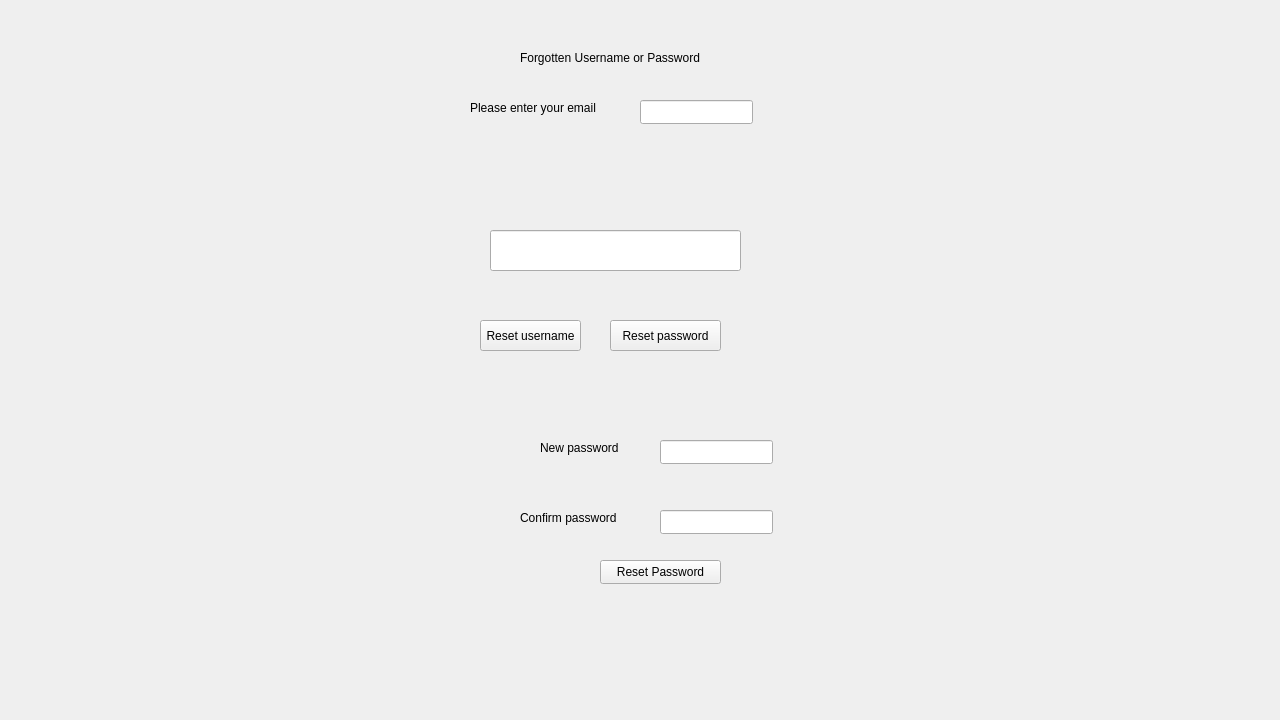
<?xml version="1.0" encoding="UTF-8"?>
<ui version="4.0">
 <class>ResetCredentials</class>
 <widget class="QWidget" name="ResetCredentials">
  <property name="geometry">
   <rect>
    <x>0</x>
    <y>0</y>
    <width>1280</width>
    <height>720</height>
   </rect>
  </property>
  <property name="windowTitle">
   <string>Form</string>
  </property>
  <widget class="QLabel" name="label">
   <property name="geometry">
    <rect>
     <x>520</x>
     <y>50</y>
     <width>411</width>
     <height>16</height>
    </rect>
   </property>
   <property name="text">
    <string>Forgotten Username or Password</string>
   </property>
  </widget>
  <widget class="QLineEdit" name="Email_LE">
   <property name="geometry">
    <rect>
     <x>640</x>
     <y>100</y>
     <width>113</width>
     <height>24</height>
    </rect>
   </property>
  </widget>
  <widget class="QLabel" name="Email_LA">
   <property name="geometry">
    <rect>
     <x>470</x>
     <y>100</y>
     <width>201</width>
     <height>16</height>
    </rect>
   </property>
   <property name="text">
    <string>Please enter your email</string>
   </property>
  </widget>
  <widget class="QLabel" name="email_verified_LA">
   <property name="geometry">
    <rect>
     <x>520</x>
     <y>140</y>
     <width>211</width>
     <height>16</height>
    </rect>
   </property>
   <property name="styleSheet">
    <string notr="true"/>
   </property>
   <property name="text">
    <string/>
   </property>
  </widget>
  <widget class="QLabel" name="security_question_LA">
   <property name="geometry">
    <rect>
     <x>460</x>
     <y>200</y>
     <width>421</width>
     <height>16</height>
    </rect>
   </property>
   <property name="styleSheet">
    <string notr="true"/>
   </property>
   <property name="text">
    <string/>
   </property>
  </widget>
  <widget class="QLineEdit" name="security_question_LE">
   <property name="geometry">
    <rect>
     <x>490</x>
     <y>230</y>
     <width>251</width>
     <height>41</height>
    </rect>
   </property>
  </widget>
  <widget class="QStackedWidget" name="stackedWidget">
   <property name="geometry">
    <rect>
     <x>310</x>
     <y>400</y>
     <width>641</width>
     <height>241</height>
    </rect>
   </property>
   <widget class="QWidget" name="reset_password">
    <widget class="QPushButton" name="confirm_password_PB">
     <property name="geometry">
      <rect>
       <x>290</x>
       <y>160</y>
       <width>121</width>
       <height>24</height>
      </rect>
     </property>
     <property name="text">
      <string>Reset Password</string>
     </property>
    </widget>
    <widget class="QLabel" name="confirm_password_LA">
     <property name="geometry">
      <rect>
       <x>210</x>
       <y>110</y>
       <width>111</width>
       <height>16</height>
      </rect>
     </property>
     <property name="text">
      <string>Confirm password</string>
     </property>
    </widget>
    <widget class="QLineEdit" name="confirm_password_LE">
     <property name="geometry">
      <rect>
       <x>350</x>
       <y>110</y>
       <width>113</width>
       <height>24</height>
      </rect>
     </property>
    </widget>
    <widget class="QLabel" name="new_password_LA">
     <property name="geometry">
      <rect>
       <x>230</x>
       <y>40</y>
       <width>111</width>
       <height>16</height>
      </rect>
     </property>
     <property name="text">
      <string>New password</string>
     </property>
    </widget>
    <widget class="QLineEdit" name="new_password_LE">
     <property name="geometry">
      <rect>
       <x>350</x>
       <y>40</y>
       <width>113</width>
       <height>24</height>
      </rect>
     </property>
    </widget>
   </widget>
   <widget class="QWidget" name="reset_username">
    <widget class="QLabel" name="new_username_LA">
     <property name="geometry">
      <rect>
       <x>190</x>
       <y>30</y>
       <width>111</width>
       <height>16</height>
      </rect>
     </property>
     <property name="text">
      <string>New username</string>
     </property>
    </widget>
    <widget class="QPushButton" name="confirm_username_PB">
     <property name="geometry">
      <rect>
       <x>250</x>
       <y>80</y>
       <width>121</width>
       <height>24</height>
      </rect>
     </property>
     <property name="text">
      <string>Reset username</string>
     </property>
    </widget>
    <widget class="QLineEdit" name="new_username_LE">
     <property name="geometry">
      <rect>
       <x>310</x>
       <y>30</y>
       <width>113</width>
       <height>24</height>
      </rect>
     </property>
    </widget>
   </widget>
  </widget>
  <widget class="QPushButton" name="reset_username_PB">
   <property name="geometry">
    <rect>
     <x>480</x>
     <y>320</y>
     <width>101</width>
     <height>31</height>
    </rect>
   </property>
   <property name="text">
    <string>Reset username</string>
   </property>
  </widget>
  <widget class="QPushButton" name="reset_password_PB">
   <property name="geometry">
    <rect>
     <x>610</x>
     <y>320</y>
     <width>111</width>
     <height>31</height>
    </rect>
   </property>
   <property name="text">
    <string>Reset password</string>
   </property>
  </widget>
 </widget>
 <resources/>
 <connections/>
</ui>
